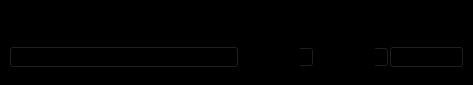
<?xml version="1.0" encoding="UTF-8"?>
<ui version="4.0">
 <class>MainWindow</class>
 <widget class="QMainWindow" name="MainWindow">
  <property name="geometry">
   <rect>
    <x>0</x>
    <y>0</y>
    <width>473</width>
    <height>85</height>
   </rect>
  </property>
  <property name="windowTitle">
   <string>MainWindow</string>
  </property>
  <property name="styleSheet">
   <string notr="true">background-color: black;</string>
  </property>
  <widget class="QWidget" name="centralwidget">
   <layout class="QVBoxLayout" name="verticalLayout">
    <item>
     <widget class="QWidget" name="widget" native="true">
      <layout class="QVBoxLayout" name="verticalLayout_2">
       <property name="spacing">
        <number>0</number>
       </property>
       <property name="leftMargin">
        <number>0</number>
       </property>
       <property name="topMargin">
        <number>0</number>
       </property>
       <property name="rightMargin">
        <number>0</number>
       </property>
       <property name="bottomMargin">
        <number>0</number>
       </property>
       <item>
        <widget class="QWidget" name="widget_3" native="true">
         <property name="maximumSize">
          <size>
           <width>16777215</width>
           <height>30</height>
          </size>
         </property>
         <layout class="QHBoxLayout" name="horizontalLayout_2">
          <property name="spacing">
           <number>0</number>
          </property>
          <property name="topMargin">
           <number>0</number>
          </property>
          <property name="rightMargin">
           <number>0</number>
          </property>
          <property name="bottomMargin">
           <number>0</number>
          </property>
          <item>
           <widget class="QLabel" name="label">
            <property name="text">
             <string>Dia da Semana</string>
            </property>
            <property name="alignment">
             <set>Qt::AlignmentFlag::AlignBottom|Qt::AlignmentFlag::AlignLeading|Qt::AlignmentFlag::AlignLeft</set>
            </property>
           </widget>
          </item>
          <item>
           <widget class="QLabel" name="label_2">
            <property name="maximumSize">
             <size>
              <width>75</width>
              <height>16777215</height>
             </size>
            </property>
            <property name="text">
             <string>Hora Inicial</string>
            </property>
            <property name="alignment">
             <set>Qt::AlignmentFlag::AlignBottom|Qt::AlignmentFlag::AlignLeading|Qt::AlignmentFlag::AlignLeft</set>
            </property>
           </widget>
          </item>
          <item>
           <widget class="QLabel" name="label_3">
            <property name="maximumSize">
             <size>
              <width>75</width>
              <height>16777215</height>
             </size>
            </property>
            <property name="text">
             <string>Hora Final</string>
            </property>
            <property name="alignment">
             <set>Qt::AlignmentFlag::AlignBottom|Qt::AlignmentFlag::AlignLeading|Qt::AlignmentFlag::AlignLeft</set>
            </property>
           </widget>
          </item>
          <item>
           <widget class="QLabel" name="label_4">
            <property name="maximumSize">
             <size>
              <width>70</width>
              <height>16777215</height>
             </size>
            </property>
            <property name="text">
             <string/>
            </property>
           </widget>
          </item>
         </layout>
        </widget>
       </item>
       <item>
        <widget class="QWidget" name="widget_2" native="true">
         <property name="maximumSize">
          <size>
           <width>16777215</width>
           <height>45</height>
          </size>
         </property>
         <layout class="QHBoxLayout" name="horizontalLayout">
          <property name="spacing">
           <number>0</number>
          </property>
          <property name="leftMargin">
           <number>0</number>
          </property>
          <property name="topMargin">
           <number>0</number>
          </property>
          <property name="rightMargin">
           <number>0</number>
          </property>
          <property name="bottomMargin">
           <number>0</number>
          </property>
          <item>
           <widget class="QComboBox" name="dia_semana"/>
          </item>
          <item>
           <widget class="QTimeEdit" name="hora_inicial">
            <property name="maximumSize">
             <size>
              <width>75</width>
              <height>16777215</height>
             </size>
            </property>
           </widget>
          </item>
          <item>
           <widget class="QTimeEdit" name="hora_final">
            <property name="maximumSize">
             <size>
              <width>75</width>
              <height>16777215</height>
             </size>
            </property>
           </widget>
          </item>
          <item>
           <widget class="QPushButton" name="btn_aplicar">
            <property name="maximumSize">
             <size>
              <width>75</width>
              <height>16777215</height>
             </size>
            </property>
            <property name="text">
             <string>APLICAR</string>
            </property>
           </widget>
          </item>
         </layout>
        </widget>
       </item>
      </layout>
     </widget>
    </item>
   </layout>
  </widget>
 </widget>
 <resources/>
 <connections/>
</ui>
